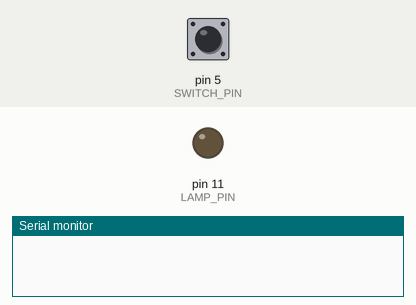
This sketch was run on a simulated Arduino Uno, built with avr-gcc and run on an emulated ATmega328P. On the bench: output pins drawn as LEDs (lit = HIGH), the last lines printed to the serial monitor. The inputs (shaded band) are chosen by the test bench; at power-on: pin 5 (SWITCH_PIN) HIGH.

Above: at 1.2 s.
1.3 s: pin 5 (SWITCH_PIN) pulled LOW for 0.15 s
At 1.7 s:
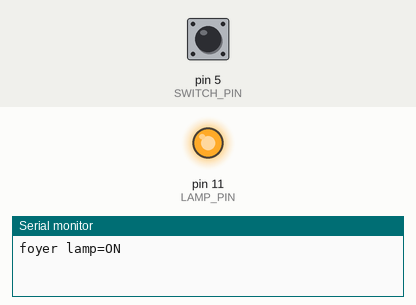
2.9 s: pin 5 (SWITCH_PIN) pulled LOW for 1 s
At 4.1 s:
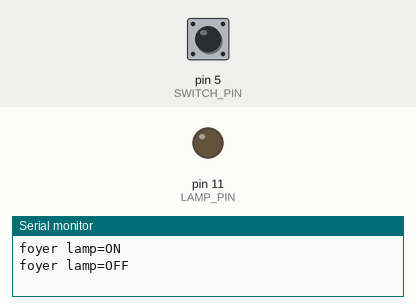
6.0 s: pin 5 (SWITCH_PIN) pulled LOW for 3.2 s
At 6.5 s:
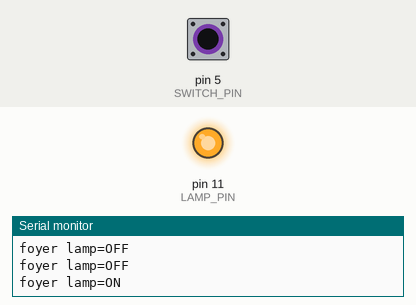
Timing chart, 0 to 9.0 s (numbered marks = the images above; inputs shaded):
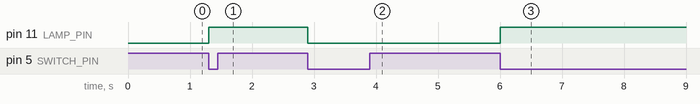

The sketch:

sketch.ino
```cpp
// Foyer wall switch: one pushbutton toggles a lamp channel.
// Button D5 to ground (pull-up), lamp driver D11, status over serial.

const int SWITCH_PIN = 5;
const int LAMP_PIN = 11;
const unsigned long STATUS_EVERY_MS = 1500;

bool lampLit = false;
int previousRaw = HIGH;
unsigned long lastStatusAt = 0;
unsigned long pressEvents = 0;
unsigned long bootMs = 0;

void driveLamp(bool on)
{
    lampLit = on;
    digitalWrite(LAMP_PIN, on ? HIGH : LOW);
}

void flipLamp()
{
    driveLamp(!lampLit);
    pressEvents++;
}

bool isPressedEdge(int previous, int current)
{
    return previous == HIGH && current == LOW;
}

void reportLamp()
{
    Serial.print("foyer lamp=");
    Serial.println(lampLit ? "ON" : "OFF");
}

void setup()
{
    pinMode(SWITCH_PIN, INPUT_PULLUP);
    pinMode(LAMP_PIN, OUTPUT);
    driveLamp(false);
    Serial.begin(9600);
    previousRaw = digitalRead(SWITCH_PIN);
    lastStatusAt = millis();
    bootMs = millis();
}

void loop()
{
    int raw = digitalRead(SWITCH_PIN);

    if (isPressedEdge(previousRaw, raw))
    {
        flipLamp();
    }
    previousRaw = raw;

    unsigned long now = millis();
    if (now - lastStatusAt >= STATUS_EVERY_MS)
    {
        lastStatusAt = now;
        reportLamp();
    }
}
```

Measured:
- after the input at 1.3 s, pin 11 (LAMP_PIN): LOW → HIGH at once
- after the input at 2.9 s, pin 11 (LAMP_PIN): HIGH → LOW at once
- after the input at 6.0 s, pin 11 (LAMP_PIN): LOW → HIGH at once
